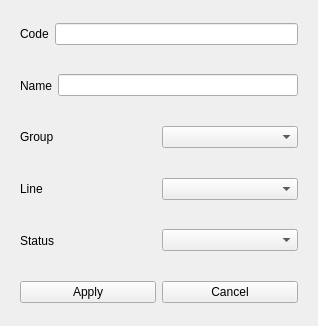
<?xml version="1.0" encoding="UTF-8"?>
<ui version="4.0">
 <class>Frame</class>
 <widget class="QFrame" name="Frame">
  <property name="geometry">
   <rect>
    <x>0</x>
    <y>0</y>
    <width>318</width>
    <height>326</height>
   </rect>
  </property>
  <property name="windowTitle">
   <string>Frame</string>
  </property>
  <layout class="QVBoxLayout" name="verticalLayout">
   <item>
    <widget class="QFrame" name="frame">
     <property name="frameShape">
      <enum>QFrame::NoFrame</enum>
     </property>
     <layout class="QHBoxLayout" name="horizontalLayout_14">
      <item>
       <widget class="QLabel" name="label">
        <property name="text">
         <string>Code</string>
        </property>
       </widget>
      </item>
      <item>
       <widget class="QLineEdit" name="code_lnedit"/>
      </item>
     </layout>
    </widget>
   </item>
   <item>
    <widget class="QFrame" name="frame_2">
     <property name="frameShape">
      <enum>QFrame::NoFrame</enum>
     </property>
     <layout class="QHBoxLayout" name="horizontalLayout_15">
      <item>
       <widget class="QLabel" name="label_1">
        <property name="text">
         <string>Name</string>
        </property>
       </widget>
      </item>
      <item>
       <widget class="QLineEdit" name="name_lnedit"/>
      </item>
     </layout>
    </widget>
   </item>
   <item>
    <widget class="QFrame" name="frame_3">
     <property name="frameShape">
      <enum>QFrame::NoFrame</enum>
     </property>
     <layout class="QHBoxLayout" name="horizontalLayout_17">
      <item>
       <widget class="QLabel" name="label_2">
        <property name="text">
         <string>Group</string>
        </property>
       </widget>
      </item>
      <item>
       <widget class="QComboBox" name="group_cbb"/>
      </item>
     </layout>
    </widget>
   </item>
   <item>
    <widget class="QFrame" name="frame_4">
     <property name="frameShape">
      <enum>QFrame::NoFrame</enum>
     </property>
     <layout class="QHBoxLayout" name="horizontalLayout_18">
      <item>
       <widget class="QLabel" name="label_3">
        <property name="text">
         <string>Line</string>
        </property>
       </widget>
      </item>
      <item>
       <widget class="QComboBox" name="line_cbb"/>
      </item>
     </layout>
    </widget>
   </item>
   <item>
    <widget class="QFrame" name="frame_5">
     <property name="frameShape">
      <enum>QFrame::NoFrame</enum>
     </property>
     <layout class="QHBoxLayout" name="horizontalLayout_19">
      <item>
       <widget class="QLabel" name="label_4">
        <property name="text">
         <string>Status</string>
        </property>
       </widget>
      </item>
      <item>
       <widget class="QComboBox" name="status_cbb"/>
      </item>
     </layout>
    </widget>
   </item>
   <item>
    <widget class="QFrame" name="frame_6">
     <property name="frameShape">
      <enum>QFrame::NoFrame</enum>
     </property>
     <layout class="QHBoxLayout" name="horizontalLayout_21">
      <item>
       <widget class="QPushButton" name="apply_filter_btn">
        <property name="text">
         <string>Apply</string>
        </property>
        <property name="flat">
         <bool>false</bool>
        </property>
       </widget>
      </item>
      <item>
       <widget class="QPushButton" name="cancel_filter_btn">
        <property name="text">
         <string>Cancel</string>
        </property>
        <property name="flat">
         <bool>false</bool>
        </property>
       </widget>
      </item>
     </layout>
    </widget>
   </item>
  </layout>
 </widget>
 <resources/>
 <connections/>
</ui>
